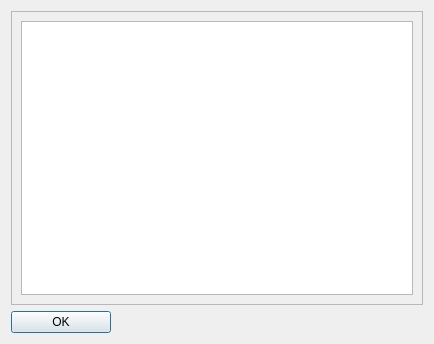
<?xml version="1.0" encoding="UTF-8"?>
<ui version="4.0">
 <class>CommandReplyDialog</class>
 <widget class="QDialog" name="CommandReplyDialog">
  <property name="geometry">
   <rect>
    <x>0</x>
    <y>0</y>
    <width>434</width>
    <height>344</height>
   </rect>
  </property>
  <property name="windowTitle">
   <string>Reply from  scope</string>
  </property>
  <layout class="QVBoxLayout" name="verticalLayout_2">
   <item>
    <widget class="QScrollArea" name="scrollArea">
     <property name="widgetResizable">
      <bool>true</bool>
     </property>
     <widget class="QWidget" name="scrollAreaWidgetContents">
      <property name="geometry">
       <rect>
        <x>0</x>
        <y>0</y>
        <width>414</width>
        <height>287</height>
       </rect>
      </property>
      <layout class="QVBoxLayout" name="verticalLayout">
       <item>
        <widget class="QTextBrowser" name="textBrowser">
         <property name="readOnly">
          <bool>true</bool>
         </property>
        </widget>
       </item>
      </layout>
     </widget>
    </widget>
   </item>
   <item>
    <widget class="QPushButton" name="pushButton">
     <property name="sizePolicy">
      <sizepolicy hsizetype="Minimum" vsizetype="Fixed">
       <horstretch>4</horstretch>
       <verstretch>0</verstretch>
      </sizepolicy>
     </property>
     <property name="maximumSize">
      <size>
       <width>100</width>
       <height>16777215</height>
      </size>
     </property>
     <property name="layoutDirection">
      <enum>Qt::LeftToRight</enum>
     </property>
     <property name="text">
      <string>OK</string>
     </property>
    </widget>
   </item>
  </layout>
 </widget>
 <resources/>
 <connections>
  <connection>
   <sender>pushButton</sender>
   <signal>clicked()</signal>
   <receiver>CommandReplyDialog</receiver>
   <slot>accept()</slot>
   <hints>
    <hint type="sourcelabel">
     <x>58</x>
     <y>275</y>
    </hint>
    <hint type="destinationlabel">
     <x>199</x>
     <y>149</y>
    </hint>
   </hints>
  </connection>
 </connections>
</ui>
